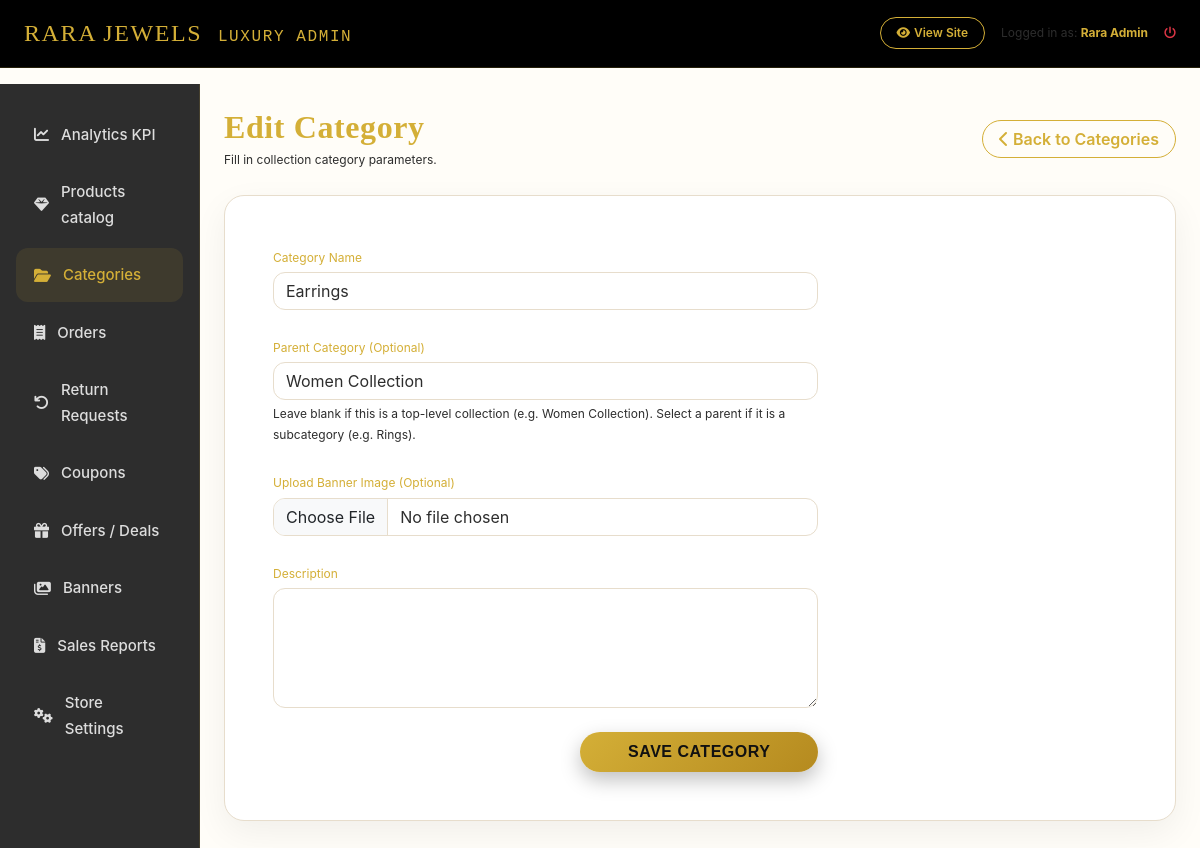
The app's page /luxury-admin/category/8/edit/ (signed in), older data.
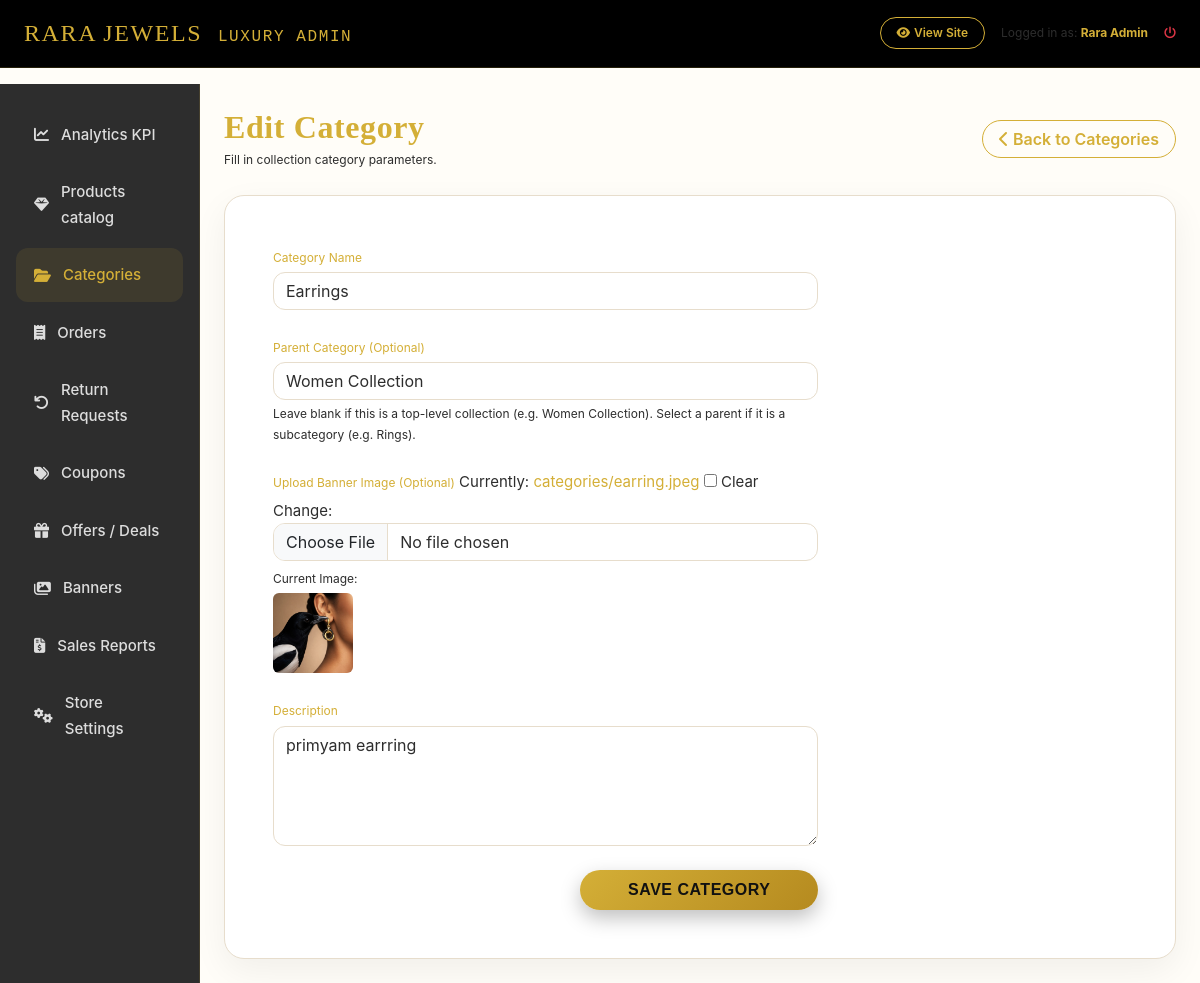
The same page, newer data.
### shop/models.py (models this page shows, shortened)
class Category(models.Model):
    name = models.CharField(max_length=100)
    slug = models.SlugField(max_length=120, unique=True, blank=True)
    parent = models.ForeignKey('self', on_delete=models.CASCADE, null=True, blank=True, related_name='subcategories')
    image = models.ImageField(upload_to='categories/', null=True, blank=True)
    active = models.BooleanField(default=True)
    description = models.TextField(blank=True)
    class Meta:
        verbose_name_plural = 'categories'
    def __str__(self):
        if self.parent:
            return f"{self.parent.name} > {self.name}"
        return self.name

### shop/admin_views.py (the view)
# urls.py: path('luxury-admin/category/<int:pk>/edit/', admin_views.admin_category_update_view, name='admin_category_update'),
@superuser_required
def admin_category_update_view(request, pk):
    cat = get_object_or_404(Category, pk=pk)
    form = CategoryForm(instance=cat)
    if request.method == 'POST':
        form = CategoryForm(request.POST, request.FILES, instance=cat)
        if form.is_valid():
            form.save()
            messages.success(request, f"Category '{cat.name}' updated.")
            return redirect('shop:admin_categories')
    return render(request, 'admin_dashboard/category_form.html', {'form': form, 'category': cat, 'title': 'Edit Category'})

### shop/forms.py
class CategoryForm(forms.ModelForm):
    class Meta:
        model = Category
        fields = ['name', 'parent', 'image', 'description']
        widgets = {
            'name': forms.TextInput(attrs={'class': 'form-control bg-dark text-light border-gold'}),
            'parent': forms.Select(attrs={'class': 'form-select bg-dark text-light border-gold'}),
            'image': forms.ClearableFileInput(attrs={'class': 'form-control bg-dark text-light border-gold'}),
            'description': forms.Textarea(attrs={'class': 'form-control bg-dark text-light border-gold', 'rows': 3}),
        }

### shop/admin_views.py (called while the page is built)
def superuser_required(view_func):
    return user_passes_test(
        lambda u: u.is_authenticated and u.is_superuser,
        login_url='accounts:login'
    )(view_func)

### shop/models.py (called while the page is built)
    @classmethod
    def get_settings(cls):
        obj, created = cls.objects.get_or_create(id=1)
        return obj

    @property
    def items_count(self):
        return sum(item.quantity for item in self.items.all())

### templates/admin_dashboard/category_form.html (shortened to what this page needs)
{% extends 'admin_dashboard/base_admin.html' %}
{% load static %}
{% block admin_content %}
<div class="d-flex justify-content-between align-items-center mb-4">
    <div>
        <h2 class="playfair-font text-gold mb-1">{{ title }}</h2>
        <p class="text-xs text-light-dim mb-0">Fill in collection category parameters.</p>
    </div>
    <div>
        <a href="{% url 'shop:admin_categories' %}" class="btn btn-xs btn-outline-gold rounded-pill px-3"><i class="fa-solid fa-chevron-left me-1"></i>Back to Categories</a>
    </div>
</div>
<div class="glass-card p-5">
    <form method="POST" enctype="multipart/form-data">
        <div class="row g-4 col-lg-8">
            <div class="col-12">
                <label class="text-xs text-gold mb-1">Category Name</label>
                {{ form.name }}
            </div>
            <div class="col-12">
                <label class="text-xs text-gold mb-1">Parent Category (Optional)</label>
                {{ form.parent }}
                <span class="text-xs text-light-dim mt-1 d-block">Leave blank if this is a top-level collection (e.g. Women Collection). Select a parent if it is a subcategory (e.g. Rings).</span>
            </div>
            <div class="col-12">
                <label class="text-xs text-gold mb-1">Upload Banner Image (Optional)</label>
                {{ form.image }}
                {% if category.image %}
                <div class="mt-2">
                    <span class="text-xs text-light-dim d-block mb-1">Current Image:</span>
                    <img src="{{ category.image.url }}" class="rounded" style="width: 80px; height: 80px; object-fit: cover;">
                </div>
                {% endif %}
            </div>
            <div class="col-12">
                <label class="text-xs text-gold mb-1">Description</label>
                {{ form.description }}
            </div>
            <div class="col-12 text-end">
                <button type="submit" class="btn btn-gold rounded-pill px-5 py-2 font-semibold shadow-gold">
                    SAVE CATEGORY
                </button>
            </div>
        </div>
    </form>
</div>
{% endblock %}

Row changes from the older to the newer data that the page shows:
changed Category "Earrings": image empty → "categories/earring.jpeg" (drawn); image: picture added; description (not shown) → "primyam earrring"
Text that changed along with them:
form field image: (not shown) → "☐"
text now shown: "Currently: categories/earring.jpeg Clear Change: Current Image:"
